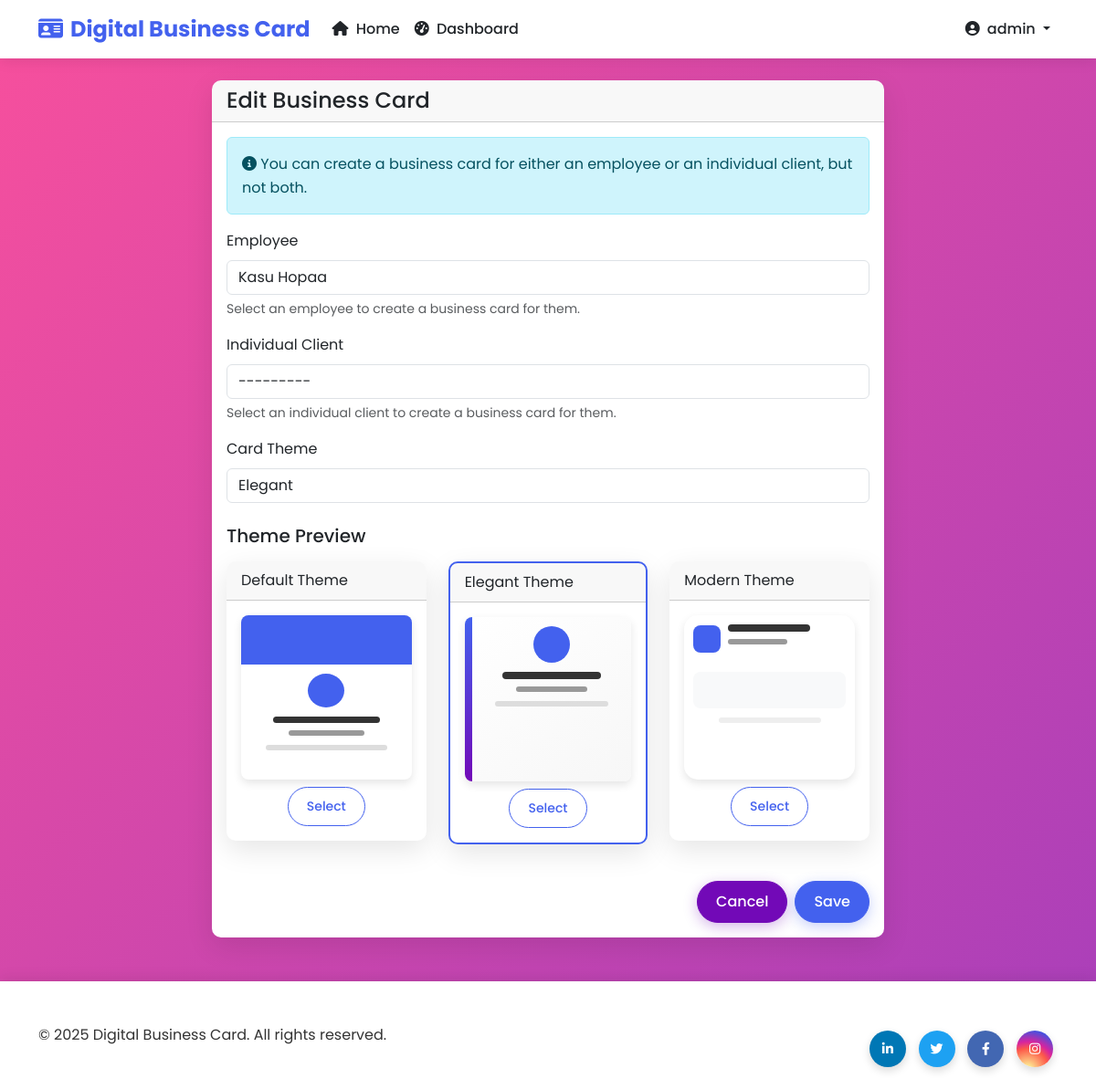
The app's page /dashboard/cards/4/edit/ (signed in), older data.
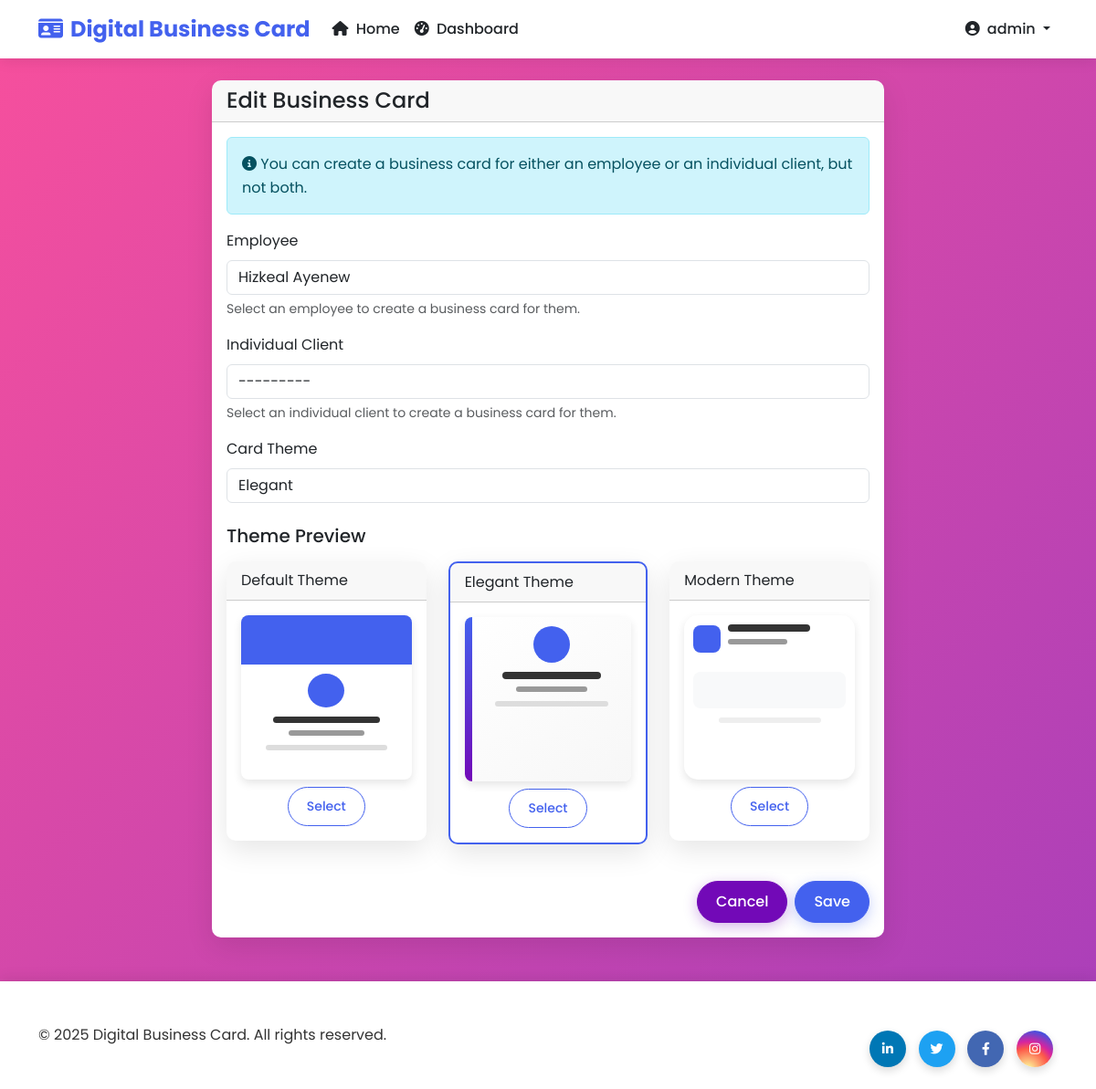
The same page, newer data.
### cards/models.py (models this page shows, shortened)
class BusinessCard(models.Model):
    THEME_CHOICES = [
        ('default', 'Default'),
        ('elegant', 'Elegant'),
        ('modern', 'Modern'),
    ]
    uuid = models.UUIDField(default=uuid.uuid4, editable=False, unique=True)
    employee = models.OneToOneField(Employee, on_delete=models.CASCADE, null=True, blank=True, related_name='business_card')
    individual_client = models.OneToOneField(IndividualClient, on_delete=models.CASCADE, null=True, blank=True, related_name='business_card')
    qr_code = models.ImageField(upload_to='qr_codes/', blank=True)
    views = models.PositiveIntegerField(default=0)
    shares = models.PositiveIntegerField(default=0)
    last_viewed = models.DateTimeField(auto_now=True)
    created_at = models.DateTimeField(auto_now_add=True)
    theme = models.CharField(max_length=20, choices=THEME_CHOICES, default='default')

### cards/views.py (the view)
# urls.py: path('dashboard/cards/<int:pk>/edit/', views.card_edit, name='card_edit'),
@login_required
def card_edit(request, pk):
    card = get_object_or_404(BusinessCard, pk=pk)
    if request.method == 'POST':
        form = BusinessCardForm(request.POST, instance=card)
        if form.is_valid():
            form.save()
            messages.success(request, 'Business card updated successfully!')
            return redirect('card_list')
    else:
        form = BusinessCardForm(instance=card)
    context = {
        'form': form,
        'title': 'Edit Business Card'
    }
    return render(request, 'cards/card_form.html', context)

### cards/views.py
class BusinessCardForm(ModelForm):
    class Meta:
        model = BusinessCard
        fields = ['employee', 'individual_client', 'theme']
        widgets = {
            'employee': Select(attrs={'class': 'form-control'}),
            'individual_client': Select(attrs={'class': 'form-control'}),
            'theme': Select(attrs={'class': 'form-control'})
        }

### cards/models.py (called while the page is built)
    def __str__(self):
        return self.name

    def __str__(self):
        return self.name

### cards/templates/cards/card_form.html (shortened to what the changed rows need)
{% extends 'cards/base.html' %}
{% block content %}
<div class="row justify-content-center">
    <div class="col-md-8">
        <div class="card">
            <div class="card-header">
                <h1 class="h4 mb-0">{{ title }}</h1>
            </div>
            <div class="card-body">
                <form method="post">
                    <div class="mb-3">
                        <label for="{{ form.employee.id_for_label }}" class="form-label">Employee</label>
                        {{ form.employee }}
                        <div class="form-text">Select an employee to create a business card for them.</div>
                    </div>
                    <div class="mb-3">
                        <label for="{{ form.individual_client.id_for_label }}" class="form-label">Individual Client</label>
                        {{ form.individual_client }}
                        <div class="form-text">Select an individual client to create a business card for them.</div>
                    </div>
                    <div class="mb-4">
                        <label for="{{ form.theme.id_for_label }}" class="form-label">Card Theme</label>
                        {{ form.theme }}
                    </div>
                </form>
            </div>
        </div>
    </div>
</div>
{% endblock %}

Row changes from the older to the newer data that the page shows:
changed BusinessCard "Elegant": employee "Kasu Hopaa" → "Hizkeal Ayenew"
